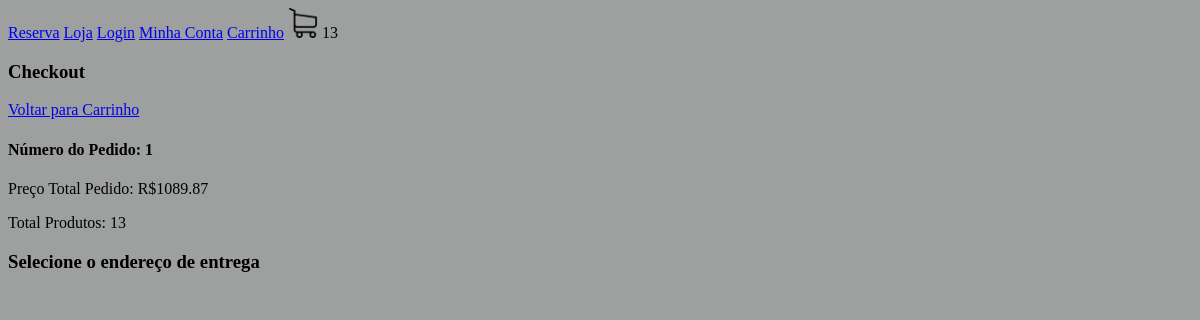
/checkout/ (signed in), run on an earlier commit of the app's database.
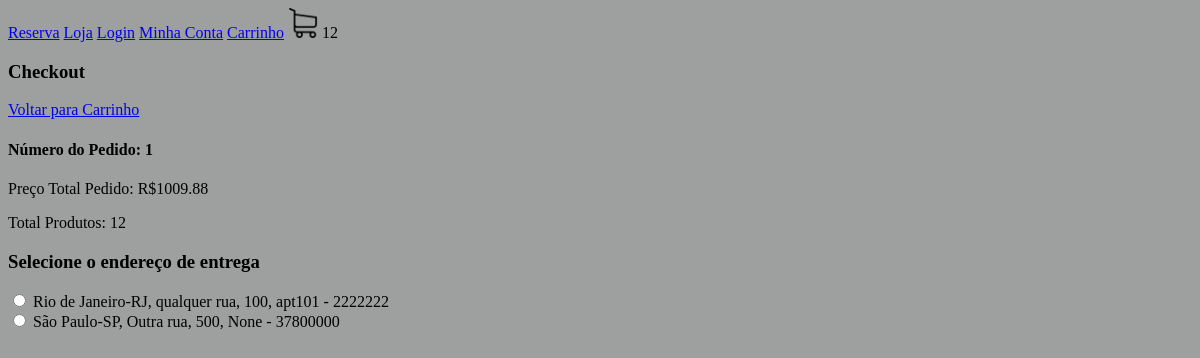
And on a later commit of the database.
### loja/models.py (models this page shows, shortened)
class Pedido(models.Model):
    cliente = models.ForeignKey(
        Cliente, null=True, blank=True, on_delete=models.SET_NULL)
    finalizado = models.BooleanField(default=False)
    codigo_transacao = models.CharField(max_length=200, null=True, blank=True)
    endereco = models.ForeignKey(
        Endereco, null=True, blank=True, on_delete=models.SET_NULL)
    data_finalizacao = models.DateTimeField(null=True, blank=True)
    @property
    def quantidade_total(self):
        itens_pedido = ItensPedido.objects.filter(pedido_id=self.id)
        quantidade = sum([item.quantidade for item in itens_pedido])
        return quantidade
    @property
    def preco_total(self):
        itens_pedido = ItensPedido.objects.filter(pedido_id=self.id)
        preco = sum([item.preco_total for item in itens_pedido])
        return preco

class ItensPedido(models.Model):
    item_estoque = models.ForeignKey(
        ItemEstoque, null=True, blank=True, on_delete=models.SET_NULL)
    quantidade = models.IntegerField(default=0)
    pedido = models.ForeignKey(
        Pedido, null=True, blank=True, on_delete=models.SET_NULL)
    @property
    def preco_total(self):
        return self.quantidade * self.item_estoque.produto.preco

class ItemEstoque(models.Model):
    produto = models.ForeignKey(
        Produto, null=True, blank=True, on_delete=models.SET_NULL)
    cor = models.ForeignKey(Cor, null=True, blank=True,
                            on_delete=models.SET_NULL)
    tamanho = models.CharField(max_length=200, null=True, blank=True)
    quantidade = models.IntegerField(default=0)

class Produto(models.Model):
    imagem = models.ImageField(null=True, blank=True)  # "camisa.png"
    nome = models.CharField(max_length=200, null=True, blank=True)
    preco = models.DecimalField(max_digits=10, decimal_places=2)
    ativo = models.BooleanField(default=True)
    categoria = models.ForeignKey(
        Categoria, null=True, blank=True, on_delete=models.SET_NULL)
    tipo = models.ForeignKey(
        Tipo, null=True, blank=True, on_delete=models.SET_NULL)

class Endereco(models.Model):
    rua = models.CharField(max_length=400, null=True, blank=True)
    numero = models.IntegerField(default=0)
    complemento = models.CharField(max_length=200, null=True, blank=True)
    cep = models.CharField(max_length=200, null=True, blank=True)
    cidade = models.CharField(max_length=200, null=True, blank=True)
    estado = models.CharField(max_length=200, null=True, blank=True)
    cliente = models.ForeignKey(
        Cliente, null=True, blank=True, on_delete=models.SET_NULL)

### loja/views.py (the view, shortened to what this page needs)
# urls.py: path('checkout/', checkout, name="checkout"),
def checkout(request):
    if request.user.is_authenticated:
        cliente = request.user.cliente
    pedido, criado = Pedido.objects.get_or_create(
        cliente=cliente, finalizado=False)
    enderecos = Endereco.objects.filter(cliente=cliente)
    context = {"pedido": pedido, "enderecos": enderecos}
    return render(request, 'checkout.html', context)

### loja/novos_context.py (called while the page is built, shortened)
def carrinho(request):
    quantidade_produtos_carrinho = 0
    if request.user.is_authenticated:
        cliente = request.user.cliente
    pedido, criado = Pedido.objects.get_or_create(
        cliente=cliente, finalizado=False)
    itens_pedido = ItensPedido.objects.filter(pedido=pedido)
    for item in itens_pedido:
        quantidade_produtos_carrinho += item.quantidade
    return {"quantidade_produtos_carrinho": quantidade_produtos_carrinho}

### loja/templates/checkout.html (shortened to what this page needs)
{% extends 'base.html' %}
{% load static %}
{% block bory %}
<h3>Checkout</h3>
<a href="{% url 'carrinho' %}">Voltar para Carrinho</a>
<h4>Número do Pedido: {{ pedido.id }}</h4>
<P>Preço Total Pedido: R${{ pedido.preco_total }}</P>
<P>Total  Produtos: {{ pedido.quantidade_total }}</P>
<form method="POST" action="">
   <h3>Selecione o endereço de entrega</h3>
   {% for endereco in enderecos %}
   <input type="radio" name="endereco" value="{{ endereco.id }}">
   <label for="{{ endereco.id }}">{{ endereco.cidade }}-{{ endereco.estado }},
       {{ endereco.rua }},
       {{ endereco.numero }},
       {{ endereco.complemento }} - {{ endereco.cep}}</label>
   <br>
   {% endfor %}
</form>
{% endblock %}

What changed in the data, as far as the page shows it:
changed through a linked row, Pedido id 1: preco_total "1089.87" → "1009.88"; quantidade_total "13" → "12"
added Endereco: cidade "Rio de Janeiro", estado "RJ", rua "qualquer rua", numero "100", complemento "apt101", cep "2222222"
added Endereco: cidade "São Paulo", estado "SP", rua "Outra rua", numero "500", complemento "None", cep "37800000"
Also different on the page:
{{ quantidade_produtos_carrinho }}: "13" → "12"
